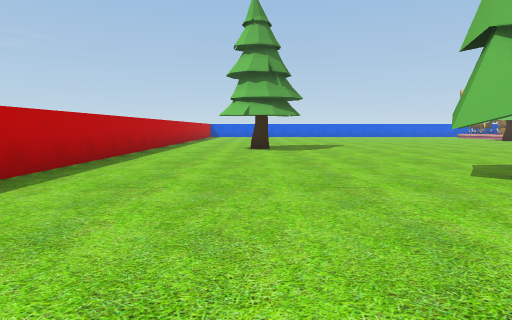
[1] (above)

23 first-person views from a walk through a scene from a Unity 3-D project. The camera is 1.4 m above the floor, tilts 6° down and sees 80° across. The floor is counted in squares, 2 m on a side. Each view is taken from the middle of a square. On the plan, view 1 faces up. The plan holds only what a view shows up to about 10 squares ahead; the rest is blank. The player is left out.

[2]
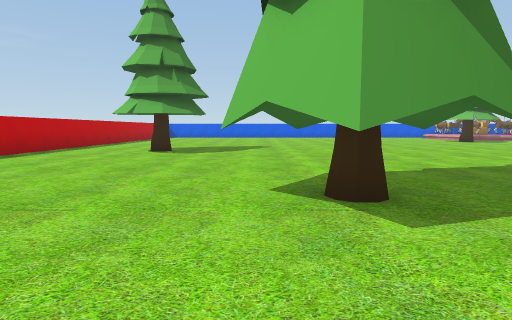

[3]
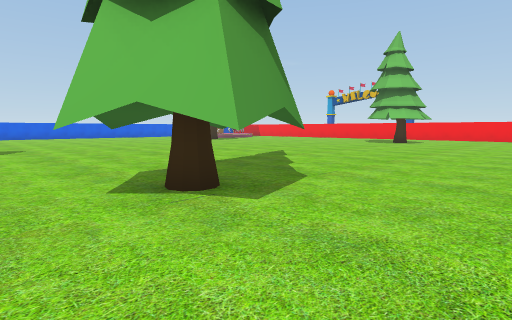

[4]
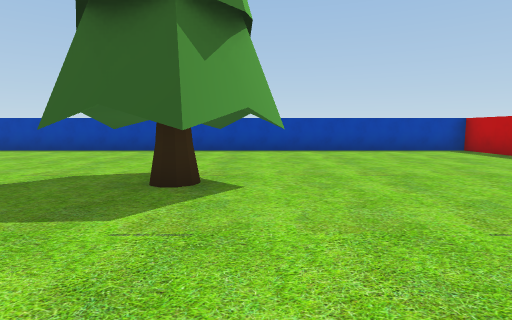

[5]
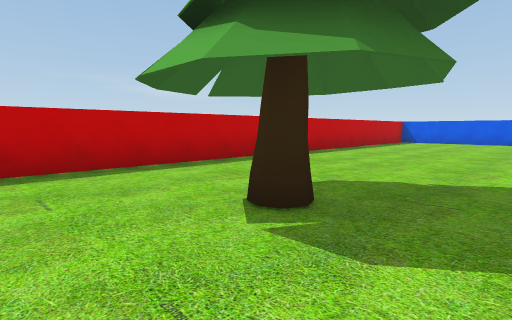

[6]
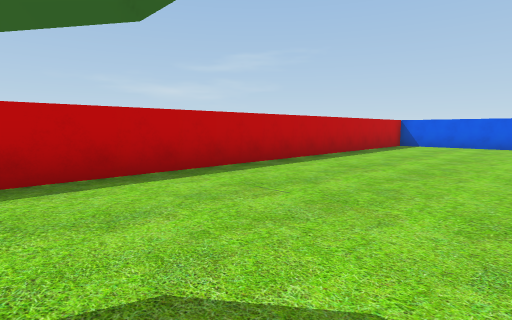

[7]
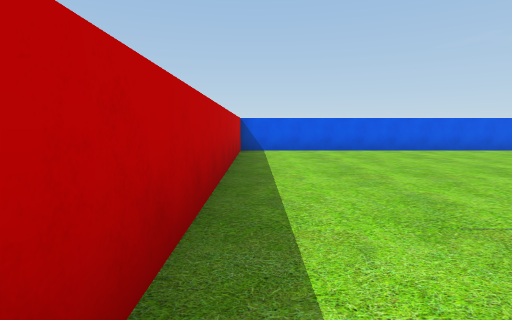

[8]
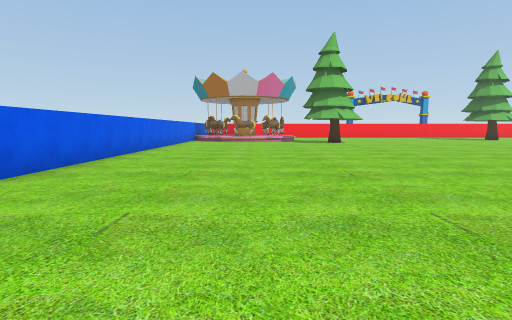

[9]
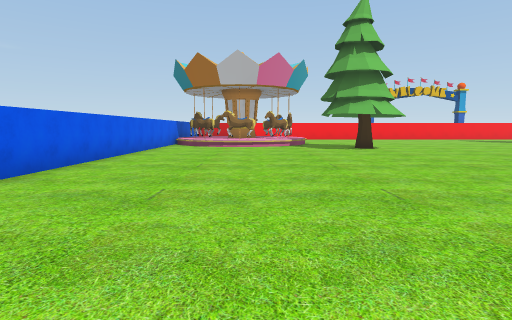

[10]
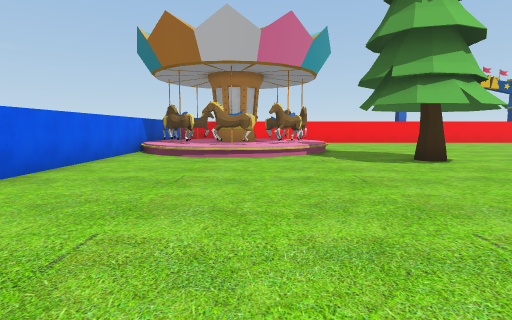

[11]
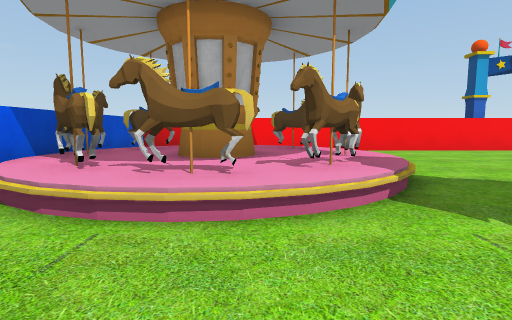

[12]
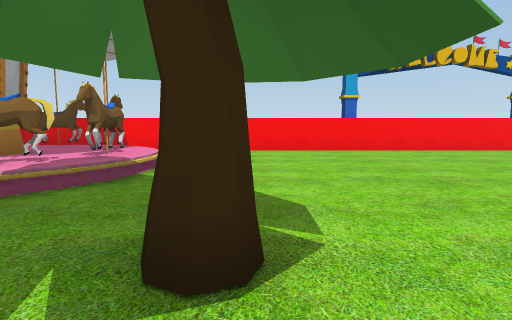

[13]
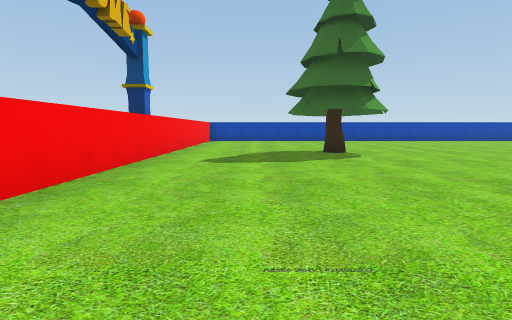

[14]
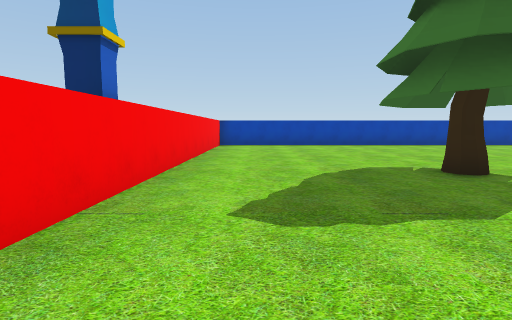

[15]
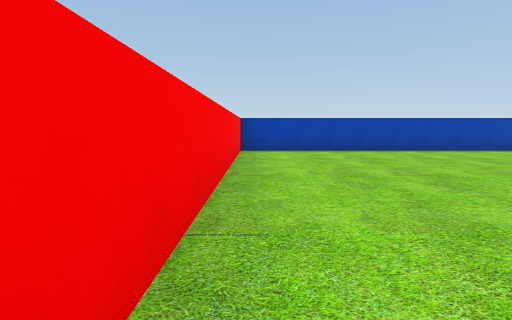

[16]
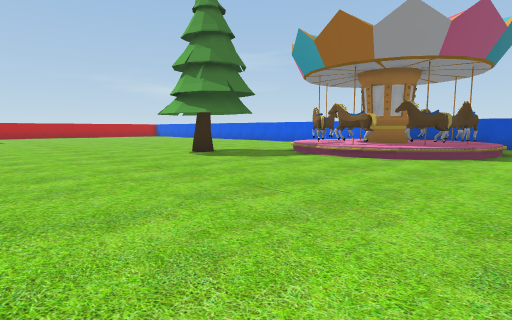

[17]
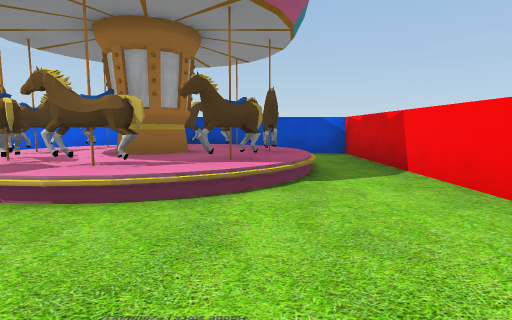

[18]
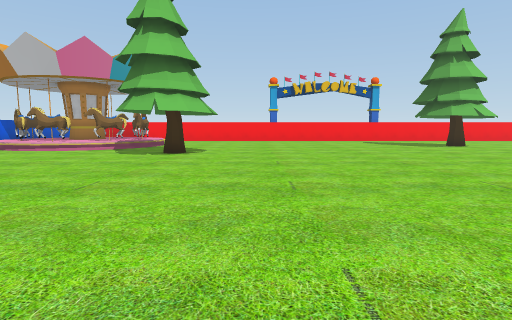

[19]
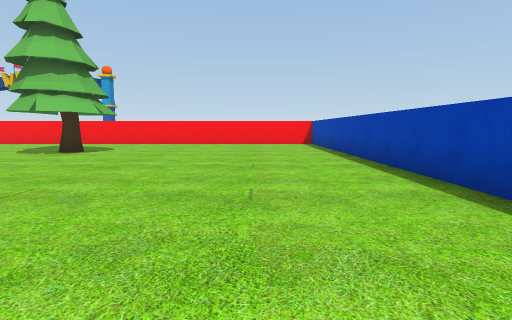

[20]
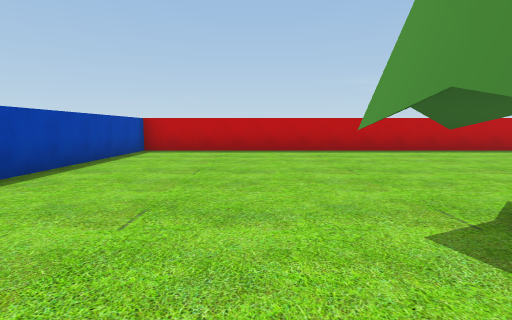

[21]
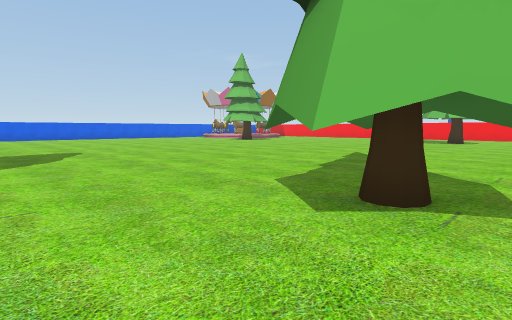

[22]
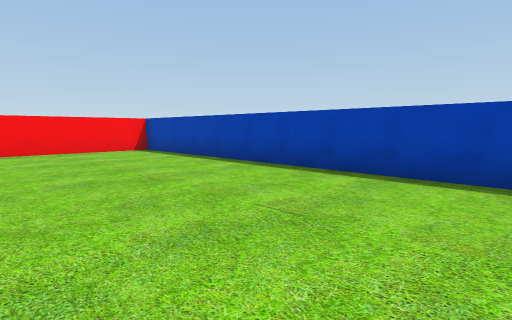

[23]
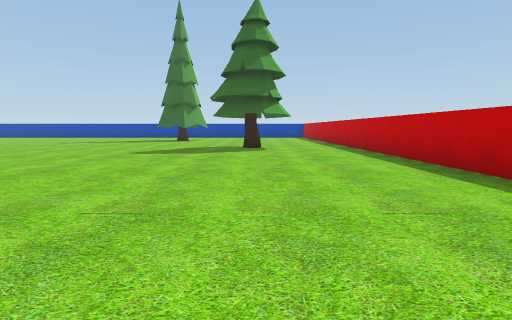

### Floor plan
Points are (right, up) in squares from view 1. A wall is a line through its corners. A room is listed if a view was taken in it or the views show most of it. See-through windows are left out.
Room 1 (views 1, 2, 3, 4, 5, 6, 7, 8, 9, 10, 11, 12, 13, 14, 15, 16, 17, 18, 19, 20, 21, 22, 23)
walls: (15.6, 19) (15.3, 19.3) (14.9, 19.9) (14.8, 20.6); (15.4, 19.2) (14.9, 19.8); (15.3, 19.3) (15.1, 19.7); (14.9, 19.9) (14.9, 20.5); (18.4, 18.8) (18.1, 18.7); (15.1, 21.7) (15.4, 22.2); (19, 19.6) (18.5, 18.9) (18.1, 18.7); (19.2, 19.4) (18.1, 18.6); (19.2, 19.7) (18.1, 18.6); (14.5, 23.5) (-3.5, 23.5) (-3.5, -1.5) (21.5, -1.5) (21.5, 23.5) (18, 23.5)
low walls: (15, 18.5) (14.6, 19); (14.7, 18.9) (14.4, 19.3)
ways out: opening at (15, 23) to room 2
objects: tree (0, 10); tree (3, 3) to (5, 5); tree (14, 16); other object (15, 21); other object (16, 19); tree (17, 6); other object (17, 19); other object (19, 19); other object (19, 21); other object (19, 22)
Room 2 (no view inside)
walls: (15.1, 21.7) (15.5, 22.1); (18, 23.5) (14.5, 23.5)
ways out: opening at (15, 23) to room 1
objects: other object (16, 22); other object (17, 23)

Where each view was taken, in squares from view 1:
view 1: 0 up, 0 right, facing up
view 2: 1 up, 3 right, facing up
view 3: 1 up, 2 right, facing up-right
view 4: 8 up, 3 right, facing down
view 5: 8 up, 2 right, facing up-left
view 6: 11 up, 1 right, facing up-left
view 7: 14 up, 3 left, facing up
view 8: 20 up, 1 left, facing right
view 9: 20 up, 3 right, facing right
view 10: 20 up, 7 right, facing right
view 11: 20 up, 12 right, facing right
view 12: 16 up, 12 right, facing right
view 13: 15 up, 19 right, facing down
view 14: 11 up, 20 right, facing down
view 15: 8 up, 21 right, facing down
view 16: 11 up, 21 right, facing up-left
view 17: 15 up, 19 right, facing up
view 18: 14 up, 5 right, facing right
view 19: 1 up, 8 right, facing right
view 20: 2 up, 6 right, facing left
view 21: 3 up, 1 right, facing up-right
view 22: 3 up, 12 right, facing down-right
view 23: 21 up, 0 right, facing down
